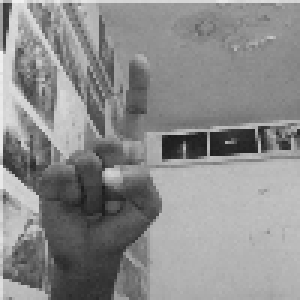
#> input picture code/13.png, 100 x 100 px (shown 3 times larger)
$ python cass.py
#> lines starting #> are read from the running program, lines starting #| are printed output that depends on the picture; after the words box and inside, x2 and y2 are one past the last pixel; in counts of white or black regions, pixels touching at a corner belong together
import numpy as np
import cv2
handgest=cv2.CascadeClassifier("cascade.xml")

img = cv2.imread("13.png")
#> img is the input picture: shape (100, 100, 3); min 26, max 242, mean 140.2
gray = cv2.cvtColor(img,cv2.COLOR_BGR2GRAY)

hands = handgest.detectMultiScale(gray,1.01,5)
#> hands = [[0, 4, 86, 86]]
for (x,y,w,h) in hands:
	img = cv2.rectangle(img,(x,y),(x+w,y+h),(255,0,0),2)
	print("detected")
#> this loop made 1 pass
#| detected
#> pass 1, `img = cv2.rectangle(img,(x,y),(x+w,y+h),(255,0,0),2)`:
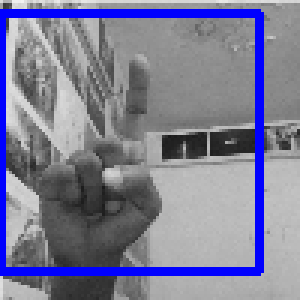
#> img: shape (100, 100, 3) (shown 3 times larger); 9.41% of pixels changed, all inside (x1, y1, x2, y2) = (0, 3, 88, 92)
cv2.imshow("img",img)
cv2.waitKey(0)
cv2.destroyAllWindows()

$ run again, with code/11.png copied over code/13.png
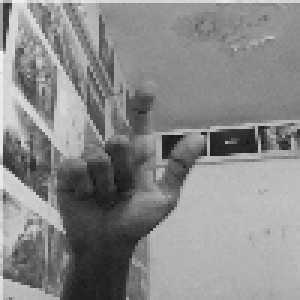
#> input picture code/11.png, 100 x 100 px (shown 3 times larger)
#> img is the input picture: shape (100, 100, 3); min 22, max 244, mean 137.8
#> hands = [[0, 4, 86, 86]]
#> the loop `for (x,y,w,h) in hands:` made 1 pass
#> (printed output is left out)
#> pass 1, `img = cv2.rectangle(img,(x,y),(x+w,y+h),(255,0,0),2)`:
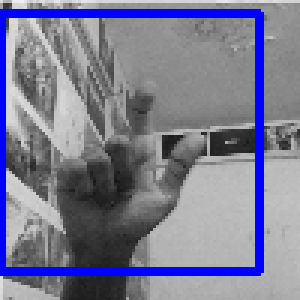
#> img: shape (100, 100, 3) (shown 3 times larger); 9.41% of pixels changed, all inside (x1, y1, x2, y2) = (0, 3, 88, 92)
